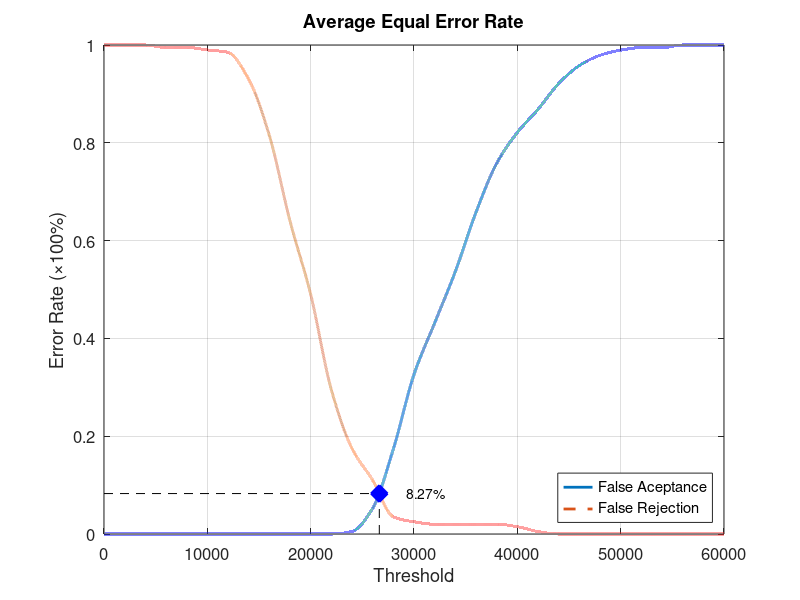
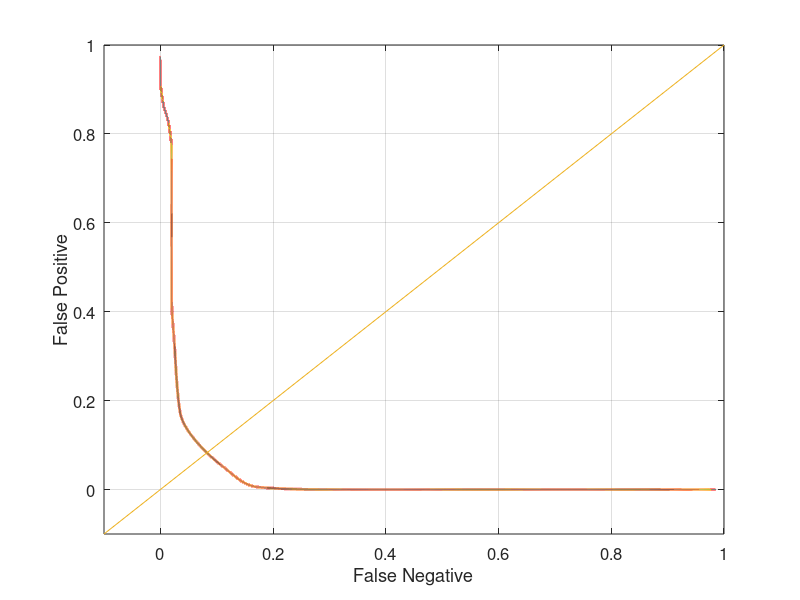

These figures' MATLAB source, in order:
function yEER = Database5_1
close all;
clear;
clc;
x = 0:2000:60000;
xq = 0:0.5:60000;

y0 = [0 0 0 0 0 0 0 0 0 0 0 0 0.00526316 0.0526316 0.173684 0.326316 0.431579 0.536842 0.657895 0.757895 0.821053 0.868421 0.921053 0.957895 0.978947 0.989474 0.994737 0.994737 1 1 1];
yy0 = interp1(x, y0, xq, 'pchip');
y1 = [1 1 1 0.995 0.995 0.99 0.985 0.93 0.815 0.64 0.49 0.295 0.175 0.11 0.035 0.025 0.02 0.02 0.02 0.02 0.015 0.005 0 0 0 0 0 0 0 0 0];
yy1 = interp1(x, y1, xq, 'pchip');

% Calculating EER: 
y2 = abs(y0 - y1);
find(y2 == min(y2))
yy2 = abs(yy0 - yy1);
xEER = find(yy2 == min(yy2));
xEERIndex = xq(xEER) % X-axis EER
yEER = yy0(xEER) % Y-axis EER

main = figure
plot(xq, yy0,'-','LineWidth', 2);	hold on
plot(xq, yy1,'--','LineWidth', 2);	hold on
plot([xEERIndex xEERIndex], [0 yEER], 'k--');	hold on
plot([0 xEERIndex], [yEER yEER], 'k--');	hold on
plot(xEERIndex, yEER, 'bx', 'LineWidth', 10);	hold on
text(xEERIndex + 10 * xEERIndex / 100, yEER, [num2str(round((10000 * yEER)) / 100) '%'])
legend('False Aceptance', 'False Rejection', 'Location', 'SouthEast')
xlabel('Threshold')
ylabel('Error Rate (\times100%)')
title('Average Equal Error Rate')
set(gca, 'FontSize', 12)
axis([0 60000 0 1])
grid on

print(main, 'Database5_1Main', '-dpng');
FNRxFPR = figure('Color', [1 1 1]);
plot(yy1, yy0, '-', yy1, yy0, 'LineWidth', 2);
hold on
y = -0.1:0.1:1
plot(y, y); 
set(gca, 'FontSize', 12)
xlabel('False Negative')
ylabel('False Positive')
axis([-0.1 1 -0.1 1])
set(gca, 'FontSize', 12)
grid on

print(FNRxFPR, 'Database5_1FNRxFPR','-dpng');
end
